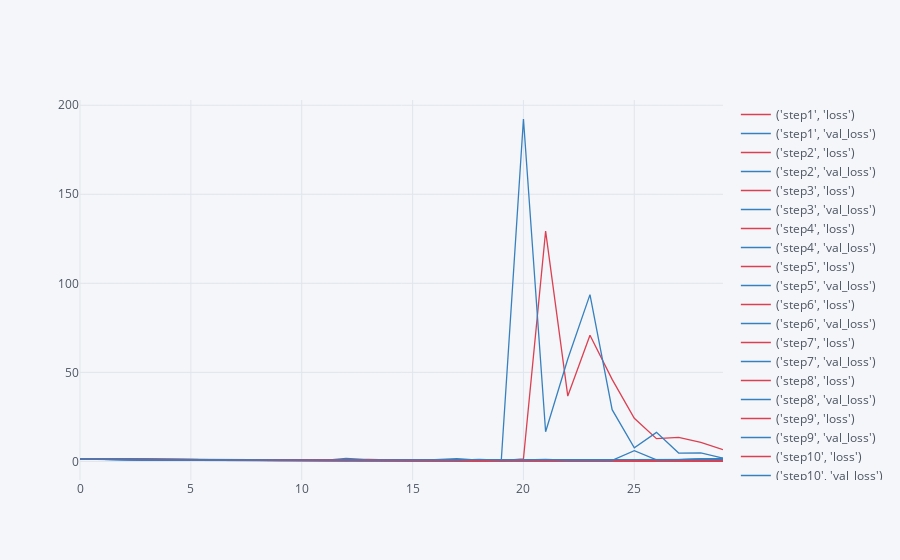
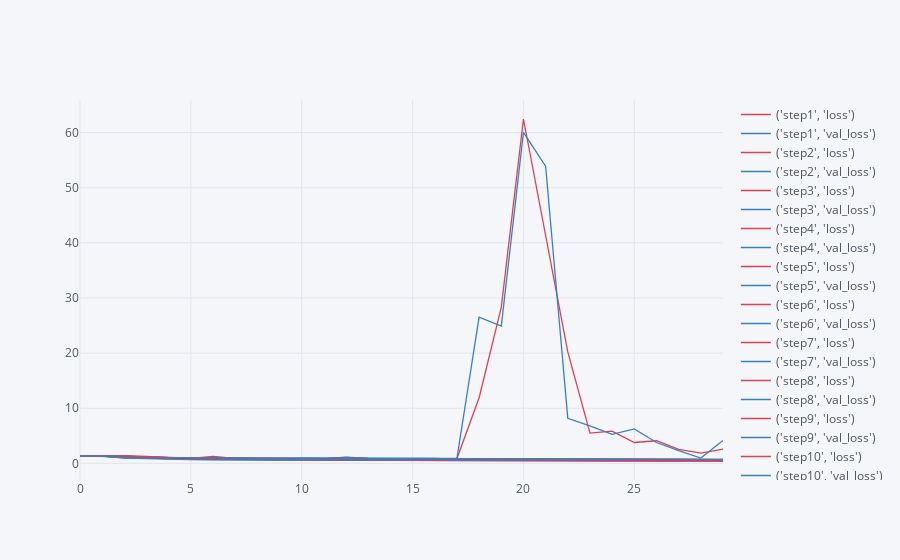
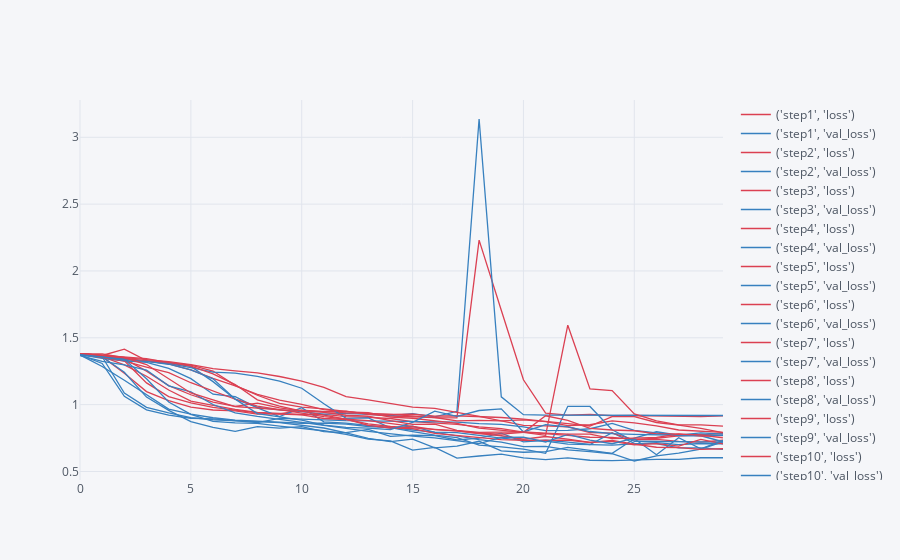
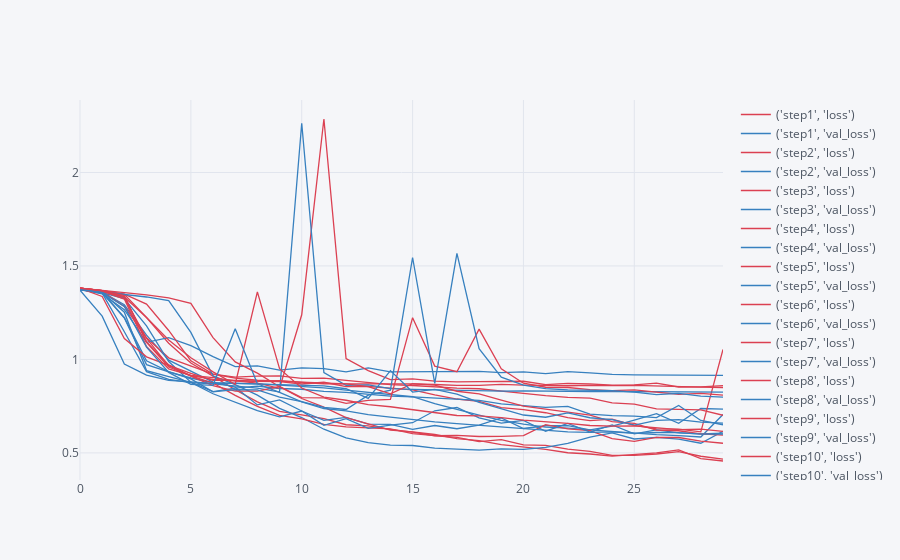

Notebook cell for these charts, in order:
### Markdown cell above
### Plot results

### Code cell
print('base')
lstm_base.loc[:, pd.IndexSlice[:, ['loss', 'val_loss']]].iplot(colors=colors)
print('simplification')
lstm_simpler.loc[:, pd.IndexSlice[:, ['loss', 'val_loss']]].iplot(colors=colors)
print('dropout')
lstm_dropout.loc[:, pd.IndexSlice[:, ['loss', 'val_loss']]].iplot(colors=colors)
print('dropout 0.2')
lstm_dropout2.loc[:, pd.IndexSlice[:, ['loss', 'val_loss']]].iplot(colors=colors)
print('batch normalization')
lstm_bn.loc[:, pd.IndexSlice[:, ['loss', 'val_loss']]].iplot(colors=colors)
print('glorot initialization')
lstm_glorot.loc[:, pd.IndexSlice[:, ['loss', 'val_loss']]].iplot(colors=colors)
print('glorot initialization without batch normalization')
lstm_glorot_wo_bn.loc[:, pd.IndexSlice[:, ['loss', 'val_loss']]].iplot(colors=colors)
print('double lstm')
lstm_double.loc[:, pd.IndexSlice[:, ['loss', 'val_loss']]].iplot(colors=colors)
print('convolutional lstm')
lstm_conv.loc[:, pd.IndexSlice[:, ['loss', 'val_loss']]].iplot(colors=colors)
print('convolutional 2d lstm')
lstm_conv1d.loc[:, pd.IndexSlice[:, ['loss', 'val_loss']]].iplot(colors=colors)
print('bidirectional lstm')
lstm_bidirectional.loc[:, pd.IndexSlice[:, ['loss', 'val_loss']]].iplot(colors=colors)
